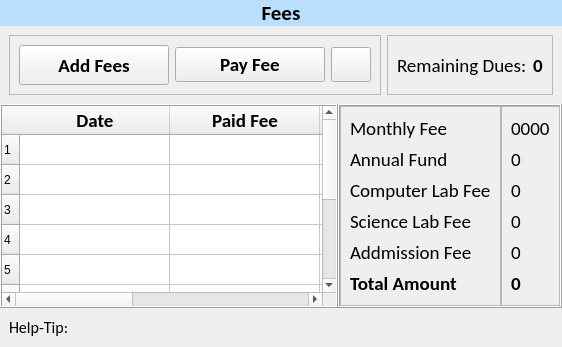
      <widget class="QWidget" name="fees_page">
       <property name="styleSheet">
        <string notr="true">
#lbl_fees {
	background-color: #bbdefb;

}</string>
       </property>
       <layout class="QVBoxLayout" name="verticalLayout_8">
        <property name="spacing">
         <number>0</number>
        </property>
        <property name="leftMargin">
         <number>0</number>
        </property>
        <property name="topMargin">
         <number>0</number>
        </property>
        <property name="rightMargin">
         <number>0</number>
        </property>
        <property name="bottomMargin">
         <number>0</number>
        </property>
        <item>
         <widget class="QLabel" name="lbl_fees">
          <property name="font">
           <font>
            <family>Calibri</family>
            <pointsize>16</pointsize>
            <weight>75</weight>
            <bold>true</bold>
           </font>
          </property>
          <property name="text">
           <string>Fees</string>
          </property>
          <property name="alignment">
           <set>Qt::AlignCenter</set>
          </property>
          <property name="margin">
           <number>10</number>
          </property>
         </widget>
        </item>
        <item>
         <widget class="QWidget" name="widget" native="true">
          <layout class="QHBoxLayout" name="horizontalLayout_6">
           <item>
            <widget class="QFrame" name="frame">
             <property name="frameShape">
              <enum>QFrame::StyledPanel</enum>
             </property>
             <property name="frameShadow">
              <enum>QFrame::Raised</enum>
             </property>
             <layout class="QHBoxLayout" name="horizontalLayout_5">
              <item alignment="Qt::AlignLeft">
               <widget class="QPushButton" name="btn_add_fees">
                <property name="minimumSize">
                 <size>
                  <width>150</width>
                  <height>40</height>
                 </size>
                </property>
                <property name="font">
                 <font>
                  <family>Calibri</family>
                  <pointsize>14</pointsize>
                  <weight>75</weight>
                  <bold>true</bold>
                 </font>
                </property>
                <property name="text">
                 <string>Add Fees</string>
                </property>
                <property name="icon">
                 <iconset resource="../resources.qrc">
                  <normaloff>:/icons/assets/icons/results.png</normaloff>:/icons/assets/icons/results.png</iconset>
                </property>
                <property name="iconSize">
                 <size>
                  <width>32</width>
                  <height>32</height>
                 </size>
                </property>
               </widget>
              </item>
              <item alignment="Qt::AlignLeft">
               <widget class="QPushButton" name="btn_pay_fee">
                <property name="minimumSize">
                 <size>
                  <width>150</width>
                  <height>35</height>
                 </size>
                </property>
                <property name="font">
                 <font>
                  <family>Calibri</family>
                  <pointsize>14</pointsize>
                  <weight>75</weight>
                  <bold>true</bold>
                 </font>
                </property>
                <property name="text">
                 <string>Pay Fee</string>
                </property>
                <property name="icon">
                 <iconset resource="../resources.qrc">
                  <normaloff>:/icons/assets/icons/sales.png</normaloff>:/icons/assets/icons/sales.png</iconset>
                </property>
                <property name="iconSize">
                 <size>
                  <width>32</width>
                  <height>32</height>
                 </size>
                </property>
               </widget>
              </item>
              <item alignment="Qt::AlignRight">
               <widget class="QPushButton" name="btn_edit_fee">
                <property name="minimumSize">
                 <size>
                  <width>35</width>
                  <height>35</height>
                 </size>
                </property>
                <property name="text">
                 <string/>
                </property>
                <property name="icon">
                 <iconset resource="../resources.qrc">
                  <normaloff>:/icons/assets/icons/edit.png</normaloff>:/icons/assets/icons/edit.png</iconset>
                </property>
                <property name="iconSize">
                 <size>
                  <width>32</width>
                  <height>32</height>
                 </size>
                </property>
               </widget>
              </item>
             </layout>
            </widget>
           </item>
           <item>
            <widget class="QFrame" name="frame_2">
             <property name="frameShape">
              <enum>QFrame::StyledPanel</enum>
             </property>
             <property name="frameShadow">
              <enum>QFrame::Raised</enum>
             </property>
             <layout class="QHBoxLayout" name="horizontalLayout_4">
              <item alignment="Qt::AlignRight">
               <widget class="QLabel" name="label_2">
                <property name="font">
                 <font>
                  <family>Calibri</family>
                  <pointsize>14</pointsize>
                 </font>
                </property>
                <property name="text">
                 <string>Remaining Dues:</string>
                </property>
               </widget>
              </item>
              <item>
               <widget class="QLabel" name="lbl_remaining_fee">
                <property name="font">
                 <font>
                  <family>Calibri</family>
                  <pointsize>14</pointsize>
                  <weight>75</weight>
                  <bold>true</bold>
                 </font>
                </property>
                <property name="text">
                 <string>0</string>
                </property>
               </widget>
              </item>
             </layout>
            </widget>
           </item>
          </layout>
         </widget>
        </item>
        <item>
         <widget class="QWidget" name="widget_2" native="true">
          <layout class="QHBoxLayout" name="horizontalLayout_11">
           <property name="spacing">
            <number>0</number>
           </property>
           <property name="leftMargin">
            <number>0</number>
           </property>
           <property name="topMargin">
            <number>0</number>
           </property>
           <property name="rightMargin">
            <number>0</number>
           </property>
           <property name="bottomMargin">
            <number>0</number>
           </property>
           <item>
            <widget class="QTableWidget" name="fees_table">
             <property name="frameShape">
              <enum>QFrame::Box</enum>
             </property>
             <property name="frameShadow">
              <enum>QFrame::Raised</enum>
             </property>
             <property name="editTriggers">
              <set>QAbstractItemView::NoEditTriggers</set>
             </property>
             <property name="selectionMode">
              <enum>QAbstractItemView::SingleSelection</enum>
             </property>
             <property name="selectionBehavior">
              <enum>QAbstractItemView::SelectRows</enum>
             </property>
             <property name="rowCount">
              <number>10</number>
             </property>
             <attribute name="horizontalHeaderDefaultSectionSize">
              <number>150</number>
             </attribute>
             <row/>
             <row/>
             <row/>
             <row/>
             <row/>
             <row/>
             <row/>
             <row/>
             <row/>
             <row/>
             <column>
              <property name="text">
               <string>Date</string>
              </property>
              <property name="font">
               <font>
                <family>Calibri</family>
                <pointsize>14</pointsize>
                <weight>75</weight>
                <bold>true</bold>
               </font>
              </property>
             </column>
             <column>
              <property name="text">
               <string>Paid Fee</string>
              </property>
              <property name="font">
               <font>
                <family>Calibri</family>
                <pointsize>14</pointsize>
                <weight>75</weight>
                <bold>true</bold>
               </font>
              </property>
             </column>
             <column>
              <property name="text">
               <string>Challan No.</string>
              </property>
              <property name="font">
               <font>
                <family>Calibri</family>
                <pointsize>14</pointsize>
                <weight>75</weight>
                <bold>true</bold>
               </font>
              </property>
             </column>
             <column>
              <property name="text">
               <string>Description</string>
              </property>
              <property name="font">
               <font>
                <family>Calibri</family>
                <pointsize>14</pointsize>
                <weight>75</weight>
                <bold>true</bold>
               </font>
              </property>
             </column>
             <column>
              <property name="text">
               <string>Remaining</string>
              </property>
              <property name="font">
               <font>
                <family>Calibri</family>
                <pointsize>14</pointsize>
                <weight>75</weight>
                <bold>true</bold>
               </font>
              </property>
             </column>
            </widget>
           </item>
           <item>
            <widget class="QFrame" name="fee_details_frame">
             <property name="frameShape">
              <enum>QFrame::Box</enum>
             </property>
             <property name="frameShadow">
              <enum>QFrame::Raised</enum>
             </property>
             <layout class="QHBoxLayout" name="horizontalLayout_10">
              <property name="spacing">
               <number>0</number>
              </property>
              <property name="leftMargin">
               <number>0</number>
              </property>
              <property name="topMargin">
               <number>0</number>
              </property>
              <property name="rightMargin">
               <number>0</number>
              </property>
              <property name="bottomMargin">
               <number>0</number>
              </property>
              <item>
               <widget class="QFrame" name="frame_5">
                <property name="sizePolicy">
                 <sizepolicy hsizetype="Preferred" vsizetype="Preferred">
                  <horstretch>0</horstretch>
                  <verstretch>0</verstretch>
                 </sizepolicy>
                </property>
                <property name="frameShape">
                 <enum>QFrame::StyledPanel</enum>
                </property>
                <property name="frameShadow">
                 <enum>QFrame::Raised</enum>
                </property>
                <layout class="QVBoxLayout" name="verticalLayout_7">
                 <item>
                  <widget class="QLabel" name="label_5">
                   <property name="font">
                    <font>
                     <family>Calibri</family>
                     <pointsize>14</pointsize>
                    </font>
                   </property>
                   <property name="text">
                    <string>Monthly Fee</string>
                   </property>
                  </widget>
                 </item>
                 <item>
                  <widget class="QLabel" name="label_10">
                   <property name="font">
                    <font>
                     <family>Calibri</family>
                     <pointsize>14</pointsize>
                    </font>
                   </property>
                   <property name="text">
                    <string>Annual Fund</string>
                   </property>
                  </widget>
                 </item>
                 <item>
                  <widget class="QLabel" name="label_13">
                   <property name="font">
                    <font>
                     <family>Calibri</family>
                     <pointsize>14</pointsize>
                    </font>
                   </property>
                   <property name="text">
                    <string>Computer Lab Fee</string>
                   </property>
                  </widget>
                 </item>
                 <item>
                  <widget class="QLabel" name="label_28">
                   <property name="font">
                    <font>
                     <family>Calibri</family>
                     <pointsize>14</pointsize>
                    </font>
                   </property>
                   <property name="text">
                    <string>Science Lab Fee</string>
                   </property>
                  </widget>
                 </item>
                 <item>
                  <widget class="QLabel" name="label_35">
                   <property name="font">
                    <font>
                     <family>Calibri</family>
                     <pointsize>14</pointsize>
                    </font>
                   </property>
                   <property name="text">
                    <string>Addmission Fee</string>
                   </property>
                  </widget>
                 </item>
                 <item>
                  <widget class="QLabel" name="label_39">
                   <property name="font">
                    <font>
                     <family>Calibri</family>
                     <pointsize>14</pointsize>
                     <weight>75</weight>
                     <bold>true</bold>
                    </font>
                   </property>
                   <property name="text">
                    <string>Total Amount</string>
                   </property>
                  </widget>
                 </item>
                </layout>
               </widget>
              </item>
              <item>
               <widget class="QFrame" name="frame_8">
                <property name="frameShape">
                 <enum>QFrame::StyledPanel</enum>
                </property>
                <property name="frameShadow">
                 <enum>QFrame::Raised</enum>
                </property>
                <layout class="QVBoxLayout" name="verticalLayout_4">
                 <item>
                  <widget class="QLabel" name="lbl_monthly_fee">
                   <property name="font">
                    <font>
                     <family>Calibri</family>
                     <pointsize>14</pointsize>
                    </font>
                   </property>
                   <property name="text">
                    <string>0000</string>
                   </property>
                  </widget>
                 </item>
                 <item>
                  <widget class="QLabel" name="lbl_annual_fund">
                   <property name="font">
                    <font>
                     <family>Calibri</family>
                     <pointsize>14</pointsize>
                    </font>
                   </property>
                   <property name="text">
                    <string>0</string>
                   </property>
                  </widget>
                 </item>
                 <item>
                  <widget class="QLabel" name="lbl_comp_lab_fee">
                   <property name="font">
                    <font>
                     <family>Calibri</family>
                     <pointsize>14</pointsize>
                    </font>
                   </property>
                   <property name="text">
                    <string>0</string>
                   </property>
                  </widget>
                 </item>
                 <item>
                  <widget class="QLabel" name="lbl_sci_lab_fee">
                   <property name="font">
                    <font>
                     <family>Calibri</family>
                     <pointsize>14</pointsize>
                    </font>
                   </property>
                   <property name="text">
                    <string>0</string>
                   </property>
                  </widget>
                 </item>
                 <item>
                  <widget class="QLabel" name="lbl_addmission_fee">
                   <property name="font">
                    <font>
                     <family>Calibri</family>
                     <pointsize>14</pointsize>
                    </font>
                   </property>
                   <property name="text">
                    <string>0</string>
                   </property>
                  </widget>
                 </item>
                 <item>
                  <widget class="QLabel" name="lbl_total_fee">
                   <property name="font">
                    <font>
                     <family>Calibri</family>
                     <pointsize>14</pointsize>
                     <weight>75</weight>
                     <bold>true</bold>
                    </font>
                   </property>
                   <property name="text">
                    <string>0</string>
                   </property>
                  </widget>
                 </item>
                </layout>
               </widget>
              </item>
             </layout>
            </widget>
           </item>
          </layout>
         </widget>
        </item>
        <item>
         <widget class="QWidget" name="widget_5" native="true">
          <layout class="QHBoxLayout" name="horizontalLayout_12">
           <item>
            <widget class="QLabel" name="label_4">
             <property name="font">
              <font>
               <family>Calibri</family>
               <pointsize>12</pointsize>
              </font>
             </property>
             <property name="text">
              <string>Help-Tip:</string>
             </property>
            </widget>
           </item>
          </layout>
         </widget>
        </item>
       </layout>
      </widget>
